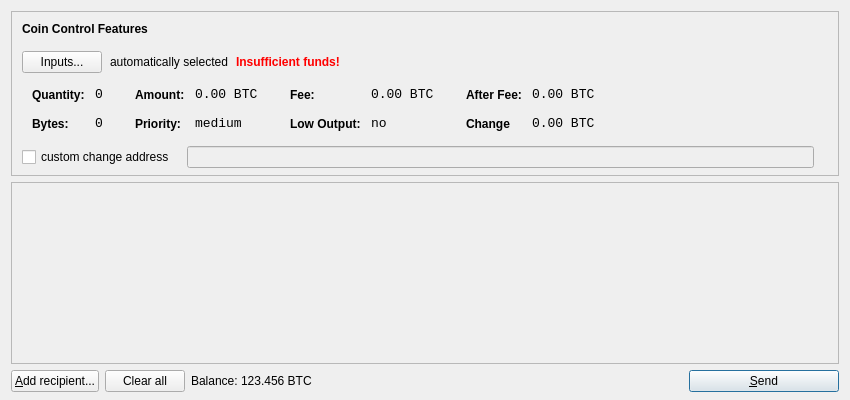
<?xml version="1.0" encoding="UTF-8"?>
<ui version="4.0">
 <class>SendCoinsDialog</class>
 <widget class="QDialog" name="SendCoinsDialog">
  <property name="geometry">
   <rect>
    <x>0</x>
    <y>0</y>
    <width>850</width>
    <height>400</height>
   </rect>
  </property>
  <property name="windowTitle">
   <string>Send Coins</string>
  </property>
  <layout class="QVBoxLayout" name="verticalLayout" stretch="0,1,0">
   <property name="bottomMargin">
    <number>8</number>
   </property>
   <item>
    <widget class="QFrame" name="frameCoinControl">
     <property name="sizePolicy">
      <sizepolicy hsizetype="Expanding" vsizetype="Expanding">
       <horstretch>0</horstretch>
       <verstretch>0</verstretch>
      </sizepolicy>
     </property>
     <property name="maximumSize">
      <size>
       <width>16777215</width>
       <height>16777215</height>
      </size>
     </property>
     <property name="frameShape">
      <enum>QFrame::StyledPanel</enum>
     </property>
     <property name="frameShadow">
      <enum>QFrame::Sunken</enum>
     </property>
     <layout class="QVBoxLayout" name="verticalLayoutCoinControl2">
      <property name="spacing">
       <number>-1</number>
      </property>
      <property name="leftMargin">
       <number>0</number>
      </property>
      <property name="topMargin">
       <number>0</number>
      </property>
      <property name="rightMargin">
       <number>0</number>
      </property>
      <property name="bottomMargin">
       <number>6</number>
      </property>
      <item>
       <layout class="QVBoxLayout" name="verticalLayoutCoinControl" stretch="0,0,0,0,1">
        <property name="spacing">
         <number>0</number>
        </property>
        <property name="leftMargin">
         <number>10</number>
        </property>
        <property name="topMargin">
         <number>10</number>
        </property>
        <item>
         <layout class="QHBoxLayout" name="horizontalLayoutCoinControl1">
          <property name="bottomMargin">
           <number>15</number>
          </property>
          <item>
           <widget class="QLabel" name="labelCoinControlFeatures">
            <property name="sizePolicy">
             <sizepolicy hsizetype="Preferred" vsizetype="Maximum">
              <horstretch>0</horstretch>
              <verstretch>0</verstretch>
             </sizepolicy>
            </property>
            <property name="font">
             <font>
              <weight>75</weight>
              <bold>true</bold>
             </font>
            </property>
            <property name="styleSheet">
             <string notr="true">font-weight:bold;</string>
            </property>
            <property name="text">
             <string>Coin Control Features</string>
            </property>
           </widget>
          </item>
         </layout>
        </item>
        <item>
         <layout class="QHBoxLayout" name="horizontalLayoutCoinControl2" stretch="0,0,0,0">
          <property name="spacing">
           <number>8</number>
          </property>
          <property name="bottomMargin">
           <number>10</number>
          </property>
          <item>
           <widget class="QPushButton" name="pushButtonCoinControl">
            <property name="styleSheet">
             <string notr="true"/>
            </property>
            <property name="text">
             <string>Inputs...</string>
            </property>
           </widget>
          </item>
          <item>
           <widget class="QLabel" name="labelCoinControlAutomaticallySelected">
            <property name="text">
             <string>automatically selected</string>
            </property>
            <property name="margin">
             <number>5</number>
            </property>
           </widget>
          </item>
          <item>
           <widget class="QLabel" name="labelCoinControlInsuffFunds">
            <property name="font">
             <font>
              <weight>75</weight>
              <bold>true</bold>
             </font>
            </property>
            <property name="styleSheet">
             <string notr="true">color:red;font-weight:bold;</string>
            </property>
            <property name="text">
             <string>Insufficient funds!</string>
            </property>
            <property name="margin">
             <number>5</number>
            </property>
           </widget>
          </item>
          <item>
           <spacer name="horizontalSpaceHealthyWormCoinControl">
            <property name="orientation">
             <enum>Qt::Horizontal</enum>
            </property>
            <property name="sizeHint" stdset="0">
             <size>
              <width>40</width>
              <height>1</height>
             </size>
            </property>
           </spacer>
          </item>
         </layout>
        </item>
        <item>
         <widget class="QWidget" name="widgetCoinControl" native="true">
          <property name="sizePolicy">
           <sizepolicy hsizetype="Preferred" vsizetype="Preferred">
            <horstretch>0</horstretch>
            <verstretch>0</verstretch>
           </sizepolicy>
          </property>
          <property name="minimumSize">
           <size>
            <width>0</width>
            <height>0</height>
           </size>
          </property>
          <property name="styleSheet">
           <string notr="true"/>
          </property>
          <layout class="QHBoxLayout" name="horizontalLayoutCoinControl5">
           <property name="margin">
            <number>0</number>
           </property>
           <item>
            <layout class="QHBoxLayout" name="horizontalLayoutCoinControl3" stretch="0,0,0,1">
             <property name="spacing">
              <number>20</number>
             </property>
             <property name="topMargin">
              <number>0</number>
             </property>
             <property name="bottomMargin">
              <number>10</number>
             </property>
             <item>
              <layout class="QFormLayout" name="formLayoutCoinControl1">
               <property name="horizontalSpacing">
                <number>10</number>
               </property>
               <property name="verticalSpacing">
                <number>14</number>
               </property>
               <property name="leftMargin">
                <number>10</number>
               </property>
               <property name="topMargin">
                <number>4</number>
               </property>
               <property name="rightMargin">
                <number>6</number>
               </property>
               <item row="0" column="0">
                <widget class="QLabel" name="labelCoinControlQuantityText">
                 <property name="styleSheet">
                  <string notr="true">font-weight:bold;</string>
                 </property>
                 <property name="text">
                  <string>Quantity:</string>
                 </property>
                 <property name="margin">
                  <number>0</number>
                 </property>
                </widget>
               </item>
               <item row="0" column="1">
                <widget class="QLabel" name="labelCoinControlQuantity">
                 <property name="font">
                  <font>
                   <family>Monospace</family>
                   <pointsize>10</pointsize>
                  </font>
                 </property>
                 <property name="cursor">
                  <cursorShape>IBeamCursor</cursorShape>
                 </property>
                 <property name="contextMenuPolicy">
                  <enum>Qt::ActionsContextMenu</enum>
                 </property>
                 <property name="text">
                  <string>0</string>
                 </property>
                 <property name="margin">
                  <number>0</number>
                 </property>
                 <property name="textInteractionFlags">
                  <set>Qt::LinksAccessibleByMouse|Qt::TextSelectableByKeyboard|Qt::TextSelectableByMouse</set>
                 </property>
                </widget>
               </item>
               <item row="1" column="0">
                <widget class="QLabel" name="labelCoinControlBytesText">
                 <property name="styleSheet">
                  <string notr="true">font-weight:bold;</string>
                 </property>
                 <property name="text">
                  <string>Bytes:</string>
                 </property>
                </widget>
               </item>
               <item row="1" column="1">
                <widget class="QLabel" name="labelCoinControlBytes">
                 <property name="font">
                  <font>
                   <family>Monospace</family>
                   <pointsize>10</pointsize>
                  </font>
                 </property>
                 <property name="cursor">
                  <cursorShape>IBeamCursor</cursorShape>
                 </property>
                 <property name="contextMenuPolicy">
                  <enum>Qt::ActionsContextMenu</enum>
                 </property>
                 <property name="text">
                  <string>0</string>
                 </property>
                 <property name="textInteractionFlags">
                  <set>Qt::LinksAccessibleByMouse|Qt::TextSelectableByKeyboard|Qt::TextSelectableByMouse</set>
                 </property>
                </widget>
               </item>
              </layout>
             </item>
             <item>
              <layout class="QFormLayout" name="formLayoutCoinControl2">
               <property name="horizontalSpacing">
                <number>10</number>
               </property>
               <property name="verticalSpacing">
                <number>14</number>
               </property>
               <property name="leftMargin">
                <number>6</number>
               </property>
               <property name="topMargin">
                <number>4</number>
               </property>
               <property name="rightMargin">
                <number>6</number>
               </property>
               <item row="0" column="0">
                <widget class="QLabel" name="labelCoinControlAmountText">
                 <property name="styleSheet">
                  <string notr="true">font-weight:bold;</string>
                 </property>
                 <property name="text">
                  <string>Amount:</string>
                 </property>
                 <property name="margin">
                  <number>0</number>
                 </property>
                </widget>
               </item>
               <item row="0" column="1">
                <widget class="QLabel" name="labelCoinControlAmount">
                 <property name="font">
                  <font>
                   <family>Monospace</family>
                   <pointsize>10</pointsize>
                  </font>
                 </property>
                 <property name="cursor">
                  <cursorShape>IBeamCursor</cursorShape>
                 </property>
                 <property name="contextMenuPolicy">
                  <enum>Qt::ActionsContextMenu</enum>
                 </property>
                 <property name="text">
                  <string>0.00 BTC</string>
                 </property>
                 <property name="textInteractionFlags">
                  <set>Qt::LinksAccessibleByMouse|Qt::TextSelectableByKeyboard|Qt::TextSelectableByMouse</set>
                 </property>
                </widget>
               </item>
               <item row="1" column="0">
                <widget class="QLabel" name="labelCoinControlPriorityText">
                 <property name="styleSheet">
                  <string notr="true">font-weight:bold;</string>
                 </property>
                 <property name="text">
                  <string>Priority:</string>
                 </property>
                </widget>
               </item>
               <item row="1" column="1">
                <widget class="QLabel" name="labelCoinControlPriority">
                 <property name="font">
                  <font>
                   <family>Monospace</family>
                   <pointsize>10</pointsize>
                  </font>
                 </property>
                 <property name="cursor">
                  <cursorShape>IBeamCursor</cursorShape>
                 </property>
                 <property name="contextMenuPolicy">
                  <enum>Qt::ActionsContextMenu</enum>
                 </property>
                 <property name="text">
                  <string>medium</string>
                 </property>
                 <property name="textInteractionFlags">
                  <set>Qt::LinksAccessibleByMouse|Qt::TextSelectableByKeyboard|Qt::TextSelectableByMouse</set>
                 </property>
                </widget>
               </item>
              </layout>
             </item>
             <item>
              <layout class="QFormLayout" name="formLayoutCoinControl3">
               <property name="horizontalSpacing">
                <number>10</number>
               </property>
               <property name="verticalSpacing">
                <number>14</number>
               </property>
               <property name="leftMargin">
                <number>6</number>
               </property>
               <property name="topMargin">
                <number>4</number>
               </property>
               <property name="rightMargin">
                <number>6</number>
               </property>
               <item row="0" column="0">
                <widget class="QLabel" name="labelCoinControlFeeText">
                 <property name="styleSheet">
                  <string notr="true">font-weight:bold;</string>
                 </property>
                 <property name="text">
                  <string>Fee:</string>
                 </property>
                 <property name="margin">
                  <number>0</number>
                 </property>
                </widget>
               </item>
               <item row="0" column="1">
                <widget class="QLabel" name="labelCoinControlFee">
                 <property name="font">
                  <font>
                   <family>Monospace</family>
                   <pointsize>10</pointsize>
                  </font>
                 </property>
                 <property name="cursor">
                  <cursorShape>IBeamCursor</cursorShape>
                 </property>
                 <property name="contextMenuPolicy">
                  <enum>Qt::ActionsContextMenu</enum>
                 </property>
                 <property name="text">
                  <string>0.00 BTC</string>
                 </property>
                 <property name="textInteractionFlags">
                  <set>Qt::LinksAccessibleByMouse|Qt::TextSelectableByKeyboard|Qt::TextSelectableByMouse</set>
                 </property>
                </widget>
               </item>
               <item row="1" column="0">
                <widget class="QLabel" name="labelCoinControlLowOutputText">
                 <property name="styleSheet">
                  <string notr="true">font-weight:bold;</string>
                 </property>
                 <property name="text">
                  <string>Low Output:</string>
                 </property>
                </widget>
               </item>
               <item row="1" column="1">
                <widget class="QLabel" name="labelCoinControlLowOutput">
                 <property name="font">
                  <font>
                   <family>Monospace</family>
                   <pointsize>10</pointsize>
                  </font>
                 </property>
                 <property name="cursor">
                  <cursorShape>IBeamCursor</cursorShape>
                 </property>
                 <property name="contextMenuPolicy">
                  <enum>Qt::ActionsContextMenu</enum>
                 </property>
                 <property name="text">
                  <string>no</string>
                 </property>
                 <property name="textInteractionFlags">
                  <set>Qt::LinksAccessibleByMouse|Qt::TextSelectableByKeyboard|Qt::TextSelectableByMouse</set>
                 </property>
                </widget>
               </item>
              </layout>
             </item>
             <item>
              <layout class="QFormLayout" name="formLayoutCoinControl4">
               <property name="horizontalSpacing">
                <number>10</number>
               </property>
               <property name="verticalSpacing">
                <number>14</number>
               </property>
               <property name="leftMargin">
                <number>6</number>
               </property>
               <property name="topMargin">
                <number>4</number>
               </property>
               <property name="rightMargin">
                <number>6</number>
               </property>
               <item row="0" column="0">
                <widget class="QLabel" name="labelCoinControlAfterFeeText">
                 <property name="styleSheet">
                  <string notr="true">font-weight:bold;</string>
                 </property>
                 <property name="text">
                  <string>After Fee:</string>
                 </property>
                 <property name="margin">
                  <number>0</number>
                 </property>
                </widget>
               </item>
               <item row="0" column="1">
                <widget class="QLabel" name="labelCoinControlAfterFee">
                 <property name="font">
                  <font>
                   <family>Monospace</family>
                   <pointsize>10</pointsize>
                  </font>
                 </property>
                 <property name="cursor">
                  <cursorShape>IBeamCursor</cursorShape>
                 </property>
                 <property name="contextMenuPolicy">
                  <enum>Qt::ActionsContextMenu</enum>
                 </property>
                 <property name="text">
                  <string>0.00 BTC</string>
                 </property>
                 <property name="textInteractionFlags">
                  <set>Qt::LinksAccessibleByMouse|Qt::TextSelectableByKeyboard|Qt::TextSelectableByMouse</set>
                 </property>
                </widget>
               </item>
               <item row="1" column="0">
                <widget class="QLabel" name="labelCoinControlChangeText">
                 <property name="styleSheet">
                  <string notr="true">font-weight:bold;</string>
                 </property>
                 <property name="text">
                  <string>Change</string>
                 </property>
                </widget>
               </item>
               <item row="1" column="1">
                <widget class="QLabel" name="labelCoinControlChange">
                 <property name="font">
                  <font>
                   <family>Monospace</family>
                   <pointsize>10</pointsize>
                  </font>
                 </property>
                 <property name="cursor">
                  <cursorShape>IBeamCursor</cursorShape>
                 </property>
                 <property name="contextMenuPolicy">
                  <enum>Qt::ActionsContextMenu</enum>
                 </property>
                 <property name="text">
                  <string>0.00 BTC</string>
                 </property>
                 <property name="textInteractionFlags">
                  <set>Qt::LinksAccessibleByMouse|Qt::TextSelectableByKeyboard|Qt::TextSelectableByMouse</set>
                 </property>
                </widget>
               </item>
              </layout>
             </item>
            </layout>
           </item>
          </layout>
         </widget>
        </item>
        <item>
         <layout class="QHBoxLayout" name="horizontalLayoutCoinControl4" stretch="0,0,0">
          <property name="spacing">
           <number>12</number>
          </property>
          <property name="sizeConstraint">
           <enum>QLayout::SetDefaultConstraint</enum>
          </property>
          <property name="topMargin">
           <number>5</number>
          </property>
          <property name="rightMargin">
           <number>5</number>
          </property>
          <item>
           <widget class="QCheckBox" name="checkBoxCoinControlChange">
            <property name="text">
             <string>custom change address</string>
            </property>
           </widget>
          </item>
          <item>
           <widget class="QLineEdit" name="lineEditCoinControlChange">
            <property name="enabled">
             <bool>false</bool>
            </property>
            <property name="sizePolicy">
             <sizepolicy hsizetype="Expanding" vsizetype="Fixed">
              <horstretch>0</horstretch>
              <verstretch>0</verstretch>
             </sizepolicy>
            </property>
           </widget>
          </item>
          <item>
           <widget class="QLabel" name="labelCoinControlChangeLabel">
            <property name="sizePolicy">
             <sizepolicy hsizetype="Preferred" vsizetype="Expanding">
              <horstretch>0</horstretch>
              <verstretch>0</verstretch>
             </sizepolicy>
            </property>
            <property name="minimumSize">
             <size>
              <width>0</width>
              <height>0</height>
             </size>
            </property>
            <property name="text">
             <string/>
            </property>
            <property name="margin">
             <number>3</number>
            </property>
           </widget>
          </item>
         </layout>
        </item>
        <item>
         <spacer name="verticalSpaceHealthyWormCoinControl">
          <property name="orientation">
           <enum>Qt::Vertical</enum>
          </property>
          <property name="sizeHint" stdset="0">
           <size>
            <width>800</width>
            <height>1</height>
           </size>
          </property>
         </spacer>
        </item>
       </layout>
      </item>
     </layout>
    </widget>
   </item> 
   <item>
    <widget class="QScrollArea" name="scrollArea">
     <property name="widgetResizable">
      <bool>true</bool>
     </property>
     <widget class="QWidget" name="scrollAreaWidgetContents">
      <property name="geometry">
       <rect>
        <x>0</x>
        <y>0</y>
        <width>830</width>
        <height>165</height>
       </rect>
      </property>
      <layout class="QVBoxLayout" name="verticalLayout_2">
       <property name="margin">
        <number>0</number>
       </property>
       <item>
        <layout class="QVBoxLayout" name="entries">
         <property name="spacing">
          <number>6</number>
         </property>
        </layout>
       </item>
       <item>
        <spacer name="verticalSpacer">
         <property name="orientation">
          <enum>Qt::Vertical</enum>
         </property>
         <property name="sizeHint" stdset="0">
          <size>
           <width>20</width>
           <height>40</height>
          </size>
         </property>
        </spacer>
       </item>
      </layout>
     </widget>
    </widget>
   </item>
   <item>
    <layout class="QHBoxLayout" name="horizontalLayout">
     <item>
      <widget class="QPushButton" name="addButton">
       <property name="toolTip">
        <string>Send to multiple recipients at once</string>
       </property>
       <property name="text">
        <string>&amp;Add recipient...</string>
       </property>
       <property name="icon">
        <iconset resource="../bitcoin.qrc">
         <normaloff>:/icons/add</normaloff>:/icons/add</iconset>
       </property>
      </widget>
     </item>
     <item>
      <widget class="QPushButton" name="clearButton">
       <property name="sizePolicy">
        <sizepolicy hsizetype="Minimum" vsizetype="Fixed">
         <horstretch>0</horstretch>
         <verstretch>0</verstretch>
        </sizepolicy>
       </property>
       <property name="toolTip">
        <string>Remove all transaction fields</string>
       </property>
       <property name="text">
        <string>Clear all</string>
       </property>
       <property name="icon">
        <iconset resource="../bitcoin.qrc">
         <normaloff>:/icons/remove</normaloff>:/icons/remove</iconset>
       </property>
       <property name="autoRepeatDelay">
        <number>300</number>
       </property>
      </widget>
     </item>
     <item>
      <layout class="QHBoxLayout" name="horizontalLayout_2">
       <property name="spacing">
        <number>3</number>
       </property>
       <item>
        <widget class="QLabel" name="label">
         <property name="text">
          <string>Balance:</string>
         </property>
        </widget>
       </item>
       <item>
        <widget class="QLabel" name="labelBalance">
         <property name="text">
          <string>123.456 BTC</string>
         </property>
         <property name="textInteractionFlags">
          <set>Qt::LinksAccessibleByMouse|Qt::TextSelectableByKeyboard|Qt::TextSelectableByMouse</set>
         </property>
        </widget>
       </item>
      </layout>
     </item>
     <item>
      <spacer name="horizontalSpacer">
       <property name="orientation">
        <enum>Qt::Horizontal</enum>
       </property>
       <property name="sizeHint" stdset="0">
        <size>
         <width>40</width>
         <height>20</height>
        </size>
       </property>
      </spacer>
     </item>
     <item>
      <widget class="QPushButton" name="sendButton">
       <property name="minimumSize">
        <size>
         <width>150</width>
         <height>0</height>
        </size>
       </property>
       <property name="toolTip">
        <string>Confirm the send action</string>
       </property>
       <property name="text">
        <string>&amp;Send</string>
       </property>
       <property name="icon">
        <iconset resource="../bitcoin.qrc">
         <normaloff>:/icons/send</normaloff>:/icons/send</iconset>
       </property>
       <property name="default">
        <bool>true</bool>
       </property>
      </widget>
     </item>
    </layout>
   </item>
  </layout>
 </widget>
 <resources>
  <include location="../bitcoin.qrc"/>
 </resources>
 <connections/>
</ui>
